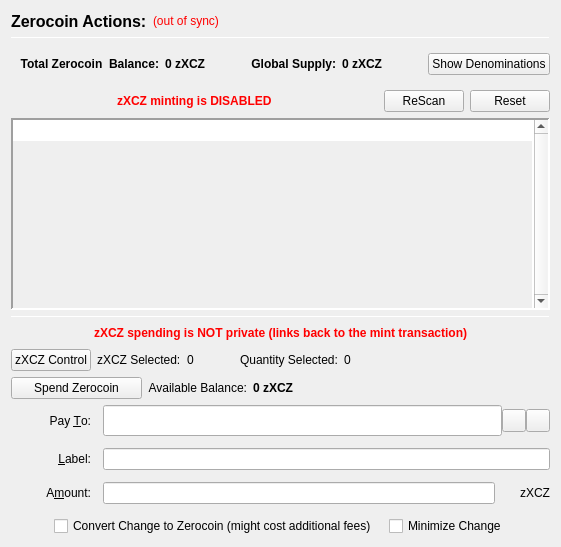
                  <widget class="QFrame" name="verticalFrameLeft">
                   <layout class="QVBoxLayout" name="verticalLayout_2">
                    <item>
                     <layout class="QVBoxLayout" name="verticalLayout_3">
                      <item>
                       <layout class="QHBoxLayout" name="horizontalLayout_3">
                        <item>
                         <widget class="QLabel" name="labelzXCZActions">
                          <property name="font">
                           <font>
                            <pointsize>12</pointsize>
                            <weight>75</weight>
                            <bold>true</bold>
                           </font>
                          </property>
                          <property name="text">
                           <string>Zerocoin Actions:</string>
                          </property>
                          <property name="alignment">
                           <set>Qt::AlignLeading|Qt::AlignLeft|Qt::AlignVCenter</set>
                          </property>
                         </widget>
                        </item>
                        <item>
                         <widget class="QLabel" name="labelzXCZSyncStatus">
                          <property name="toolTip">
                           <string>The displayed information may be out of date. Your wallet automatically synchronizes with the XChainZ network after a connection is established, but this process has not completed yet.</string>
                          </property>
                          <property name="styleSheet">
                           <string notr="true">QLabel { color: red; }</string>
                          </property>
                          <property name="text">
                           <string notr="true">(out of sync)</string>
                          </property>
                          <property name="alignment">
                           <set>Qt::AlignLeading|Qt::AlignLeft|Qt::AlignVCenter</set>
                          </property>
                         </widget>
                        </item>
                        <item>
                         <spacer name="horizontalSpacer">
                          <property name="orientation">
                           <enum>Qt::Horizontal</enum>
                          </property>
                          <property name="sizeHint" stdset="0">
                           <size>
                            <width>40</width>
                            <height>20</height>
                           </size>
                          </property>
                         </spacer>
                        </item>
                       </layout>
                      </item>
                      <item>
                       <widget class="Line" name="lineUpperLeft">
                        <property name="minimumSize">
                         <size>
                          <width>0</width>
                          <height>1</height>
                         </size>
                        </property>
                        <property name="maximumSize">
                         <size>
                          <width>16777215</width>
                          <height>1</height>
                         </size>
                        </property>
                        <property name="frameShadow">
                         <enum>QFrame::Sunken</enum>
                        </property>
                        <property name="orientation">
                         <enum>Qt::Horizontal</enum>
                        </property>
                       </widget>
                      </item>
                      <item>
                       <widget class="QFrame" name="balanceSupplyFrame">
                        <layout class="QHBoxLayout" name="horizontalLayout_2" stretch="0,0,0,1,0">
                         <property name="rightMargin">
                          <number>0</number>
                         </property>
                         <item>
                          <layout class="QHBoxLayout" name="horizontalLayout_34">
                           <item>
                            <widget class="QLabel" name="labelzAvailableText_3">
                             <property name="font">
                              <font>
                               <weight>75</weight>
                               <bold>true</bold>
                              </font>
                             </property>
                             <property name="toolTip">
                              <string>Total Balance including unconfirmed and immature zXCZ</string>
                             </property>
                             <property name="text">
                              <string>Total Zerocoin  Balance:</string>
                             </property>
                             <property name="alignment">
                              <set>Qt::AlignRight|Qt::AlignTrailing|Qt::AlignVCenter</set>
                             </property>
                            </widget>
                           </item>
                           <item>
                            <widget class="QLabel" name="labelzAvailableAmount_4">
                             <property name="minimumSize">
                              <size>
                               <width>40</width>
                               <height>0</height>
                              </size>
                             </property>
                             <property name="font">
                              <font>
                               <weight>75</weight>
                               <bold>true</bold>
                              </font>
                             </property>
                             <property name="toolTip">
                              <string>Total Balance including unconfirmed and immature zXCZ</string>
                             </property>
                             <property name="text">
                              <string>0 zXCZ</string>
                             </property>
                             <property name="alignment">
                              <set>Qt::AlignLeading|Qt::AlignLeft|Qt::AlignVCenter</set>
                             </property>
                            </widget>
                           </item>
                          </layout>
                         </item>
                         <item>
                          <spacer name="horizontalSpacer_32">
                           <property name="orientation">
                            <enum>Qt::Horizontal</enum>
                           </property>
                           <property name="sizeHint" stdset="0">
                            <size>
                             <width>40</width>
                             <height>20</height>
                            </size>
                           </property>
                          </spacer>
                         </item>
                         <item>
                          <layout class="QHBoxLayout" name="horizontalLayout_35">
                           <item>
                            <widget class="QLabel" name="labelZsupplyText_2">
                             <property name="font">
                              <font>
                               <weight>75</weight>
                               <bold>true</bold>
                              </font>
                             </property>
                             <property name="text">
                              <string>Global Supply:</string>
                             </property>
                             <property name="alignment">
                              <set>Qt::AlignRight|Qt::AlignTrailing|Qt::AlignVCenter</set>
                             </property>
                            </widget>
                           </item>
                           <item>
                            <widget class="QLabel" name="labelZsupplyAmount_2">
                             <property name="font">
                              <font>
                               <weight>75</weight>
                               <bold>true</bold>
                              </font>
                             </property>
                             <property name="text">
                              <string>0 zXCZ</string>
                             </property>
                            </widget>
                           </item>
                          </layout>
                         </item>
                         <item>
                          <spacer name="horizontalSpacer_31">
                           <property name="orientation">
                            <enum>Qt::Horizontal</enum>
                           </property>
                           <property name="sizeHint" stdset="0">
                            <size>
                             <width>40</width>
                             <height>20</height>
                            </size>
                           </property>
                          </spacer>
                         </item>
                         <item>
                          <widget class="QPushButton" name="pushButtonShowDenoms">
                           <property name="toolTip">
                            <string>Show zXCZ denominations list</string>
                           </property>
                           <property name="text">
                            <string>Show Denominations</string>
                           </property>
                          </widget>
                         </item>
                        </layout>
                       </widget>
                      </item>
                      <item>
                       <layout class="QHBoxLayout" name="horizontalLayout_4">
                        <item>
                         <spacer name="horizontalSpacer_2">
                          <property name="orientation">
                           <enum>Qt::Horizontal</enum>
                          </property>
                          <property name="sizeHint" stdset="0">
                           <size>
                            <width>40</width>
                            <height>20</height>
                           </size>
                          </property>
                         </spacer>
                        </item>
                        <item>
                         <widget class="QLabel" name="label">
                          <property name="styleSheet">
                           <string notr="true">color: red;
font-weight: bold;</string>
                          </property>
                          <property name="text">
                           <string>zXCZ minting is DISABLED</string>
                          </property>
                         </widget>
                        </item>
                        <item>
                         <spacer name="horizontalSpacer_3">
                          <property name="orientation">
                           <enum>Qt::Horizontal</enum>
                          </property>
                          <property name="sizeHint" stdset="0">
                           <size>
                            <width>40</width>
                            <height>20</height>
                           </size>
                          </property>
                         </spacer>
                        </item>
                        <item>
                         <widget class="QPushButton" name="pushButtonMintReset">
                          <property name="maximumSize">
                           <size>
                            <width>80</width>
                            <height>16777215</height>
                           </size>
                          </property>
                          <property name="toolTip">
                           <string>Rescan the complete blockchain for  Zerocoin mints and their meta-data.</string>
                          </property>
                          <property name="text">
                           <string>ReScan</string>
                          </property>
                         </widget>
                        </item>
                        <item>
                         <widget class="QPushButton" name="pushButtonSpentReset">
                          <property name="maximumSize">
                           <size>
                            <width>80</width>
                            <height>16777215</height>
                           </size>
                          </property>
                          <property name="toolTip">
                           <string>Reset Zerocoin Wallet DB. Deletes transactions that did not make it into the blockchain.</string>
                          </property>
                          <property name="text">
                           <string>Reset</string>
                          </property>
                         </widget>
                        </item>
                       </layout>
                      </item>
                      <item>
                       <widget class="QPlainTextEdit" name="TEMintStatus">
                        <property name="font">
                         <font>
                          <pointsize>8</pointsize>
                         </font>
                        </property>
                        <property name="toolTip">
                         <string>Status and/or Mesages from the last Mint Action.</string>
                        </property>
                        <property name="frameShape">
                         <enum>QFrame::Panel</enum>
                        </property>
                        <property name="frameShadow">
                         <enum>QFrame::Sunken</enum>
                        </property>
                        <property name="lineWidth">
                         <number>2</number>
                        </property>
                        <property name="midLineWidth">
                         <number>2</number>
                        </property>
                        <property name="verticalScrollBarPolicy">
                         <enum>Qt::ScrollBarAlwaysOn</enum>
                        </property>
                        <property name="horizontalScrollBarPolicy">
                         <enum>Qt::ScrollBarAlwaysOff</enum>
                        </property>
                        <property name="readOnly">
                         <bool>true</bool>
                        </property>
                        <property name="plainText">
                         <string notr="true"/>
                        </property>
                        <property name="backgroundVisible">
                         <bool>true</bool>
                        </property>
                       </widget>
                      </item>
                      <item>
                       <widget class="Line" name="line">
                        <property name="minimumSize">
                         <size>
                          <width>0</width>
                          <height>1</height>
                         </size>
                        </property>
                        <property name="maximumSize">
                         <size>
                          <width>16777215</width>
                          <height>1</height>
                         </size>
                        </property>
                        <property name="orientation">
                         <enum>Qt::Horizontal</enum>
                        </property>
                       </widget>
                      </item>
                      <item>
                       <layout class="QHBoxLayout" name="horizontalLayout_7">
                        <item>
                         <spacer name="horizontalSpacer_18">
                          <property name="orientation">
                           <enum>Qt::Horizontal</enum>
                          </property>
                          <property name="sizeHint" stdset="0">
                           <size>
                            <width>40</width>
                            <height>20</height>
                           </size>
                          </property>
                         </spacer>
                        </item>
                        <item>
                         <widget class="QLabel" name="label_2">
                          <property name="styleSheet">
                           <string notr="true">color: red;
font-weight: bold;</string>
                          </property>
                          <property name="text">
                           <string>zXCZ spending is NOT private (links back to the mint transaction)</string>
                          </property>
                         </widget>
                        </item>
                        <item>
                         <spacer name="horizontalSpacer_30">
                          <property name="orientation">
                           <enum>Qt::Horizontal</enum>
                          </property>
                          <property name="sizeHint" stdset="0">
                           <size>
                            <width>40</width>
                            <height>20</height>
                           </size>
                          </property>
                         </spacer>
                        </item>
                       </layout>
                      </item>
                      <item>
                       <layout class="QHBoxLayout" name="horizontalLayout_24">
                        <property name="leftMargin">
                         <number>0</number>
                        </property>
                        <property name="bottomMargin">
                         <number>0</number>
                        </property>
                        <item>
                         <widget class="QPushButton" name="pushButtonZXczControl">
                          <property name="text">
                           <string>zXCZ Control</string>
                          </property>
                         </widget>
                        </item>
                        <item>
                         <widget class="QLabel" name="labelzXczSelected">
                          <property name="text">
                           <string>zXCZ Selected:</string>
                          </property>
                         </widget>
                        </item>
                        <item>
                         <widget class="QLabel" name="labelzXczSelected_int">
                          <property name="text">
                           <string>0</string>
                          </property>
                         </widget>
                        </item>
                        <item>
                         <spacer name="horizontalSpacer_17">
                          <property name="orientation">
                           <enum>Qt::Horizontal</enum>
                          </property>
                          <property name="sizeType">
                           <enum>QSizePolicy::Fixed</enum>
                          </property>
                          <property name="sizeHint" stdset="0">
                           <size>
                            <width>40</width>
                            <height>20</height>
                           </size>
                          </property>
                         </spacer>
                        </item>
                        <item>
                         <widget class="QLabel" name="labelQuantitySelected">
                          <property name="text">
                           <string>Quantity Selected:</string>
                          </property>
                         </widget>
                        </item>
                        <item>
                         <widget class="QLabel" name="labelQuantitySelected_int">
                          <property name="text">
                           <string>0</string>
                          </property>
                         </widget>
                        </item>
                        <item>
                         <spacer name="horizontalSpacer_19">
                          <property name="orientation">
                           <enum>Qt::Horizontal</enum>
                          </property>
                          <property name="sizeHint" stdset="0">
                           <size>
                            <width>40</width>
                            <height>20</height>
                           </size>
                          </property>
                         </spacer>
                        </item>
                       </layout>
                      </item>
                      <item>
                       <layout class="QHBoxLayout" name="horizontalLayout_6">
                        <item>
                         <widget class="QPushButton" name="pushButtonSpendzXCZ">
                          <property name="minimumSize">
                           <size>
                            <width>131</width>
                            <height>0</height>
                           </size>
                          </property>
                          <property name="toolTip">
                           <string>Spend Zerocoin. Without 'Pay To:' address creates payments to yourself.</string>
                          </property>
                          <property name="text">
                           <string>Spend Zerocoin</string>
                          </property>
                         </widget>
                        </item>
                        <item>
                         <widget class="QLabel" name="labelzXCZBalanceText">
                          <property name="toolTip">
                           <string>Available (mature and spendable) zXCZ for spending</string>
                          </property>
                          <property name="text">
                           <string>Available Balance:</string>
                          </property>
                          <property name="alignment">
                           <set>Qt::AlignRight|Qt::AlignTrailing|Qt::AlignVCenter</set>
                          </property>
                         </widget>
                        </item>
                        <item>
                         <widget class="QLabel" name="labelzAvailableAmount_2">
                          <property name="font">
                           <font>
                            <weight>75</weight>
                            <bold>true</bold>
                           </font>
                          </property>
                          <property name="toolTip">
                           <string>Available (mature and spendable) zXCZ for spending

zXCZ are mature when they have more than 20 confirmations AND more than 2 mints of the same denomination after them were minted</string>
                          </property>
                          <property name="text">
                           <string>0 zXCZ</string>
                          </property>
                          <property name="alignment">
                           <set>Qt::AlignLeading|Qt::AlignLeft|Qt::AlignVCenter</set>
                          </property>
                         </widget>
                        </item>
                        <item>
                         <spacer name="horizontalSpacer_4">
                          <property name="orientation">
                           <enum>Qt::Horizontal</enum>
                          </property>
                          <property name="sizeHint" stdset="0">
                           <size>
                            <width>40</width>
                            <height>20</height>
                           </size>
                          </property>
                         </spacer>
                        </item>
                       </layout>
                      </item>
                      <item>
                       <layout class="QGridLayout" name="gridLayout_7">
                        <property name="spacing">
                         <number>12</number>
                        </property>
                        <item row="0" column="0">
                         <widget class="QLabel" name="payToLabel">
                          <property name="minimumSize">
                           <size>
                            <width>80</width>
                            <height>0</height>
                           </size>
                          </property>
                          <property name="text">
                           <string>Pay &amp;To:</string>
                          </property>
                          <property name="alignment">
                           <set>Qt::AlignRight|Qt::AlignTrailing|Qt::AlignVCenter</set>
                          </property>
                          <property name="buddy">
                           <cstring>payTo</cstring>
                          </property>
                         </widget>
                        </item>
                        <item row="0" column="1">
                         <layout class="QHBoxLayout" name="payToLayout">
                          <property name="spacing">
                           <number>0</number>
                          </property>
                          <item>
                           <widget class="QValidatedLineEdit" name="payTo">
                            <property name="enabled">
                             <bool>true</bool>
                            </property>
                            <property name="minimumSize">
                             <size>
                              <width>0</width>
                              <height>31</height>
                             </size>
                            </property>
                            <property name="toolTip">
                             <string>The XChainZ address to send the payment to. Creates local payment to yourself when empty.</string>
                            </property>
                           </widget>
                          </item>
                          <item>
                           <widget class="QToolButton" name="addressBookButton">
                            <property name="toolTip">
                             <string>Choose previously used address</string>
                            </property>
                            <property name="text">
                             <string/>
                            </property>
                            <property name="icon">
                             <iconset resource="../xchainz.qrc">
                              <normaloff>:/icons/address-book</normaloff>:/icons/address-book</iconset>
                            </property>
                            <property name="shortcut">
                             <string>Alt+A</string>
                            </property>
                           </widget>
                          </item>
                          <item>
                           <widget class="QToolButton" name="pasteButton">
                            <property name="toolTip">
                             <string>Paste address from clipboard</string>
                            </property>
                            <property name="text">
                             <string/>
                            </property>
                            <property name="icon">
                             <iconset resource="../xchainz.qrc">
                              <normaloff>:/icons/editpaste</normaloff>:/icons/editpaste</iconset>
                            </property>
                            <property name="shortcut">
                             <string>Alt+P</string>
                            </property>
                           </widget>
                          </item>
                         </layout>
                        </item>
                        <item row="1" column="0">
                         <widget class="QLabel" name="labelLabel">
                          <property name="minimumSize">
                           <size>
                            <width>80</width>
                            <height>0</height>
                           </size>
                          </property>
                          <property name="text">
                           <string>&amp;Label:</string>
                          </property>
                          <property name="alignment">
                           <set>Qt::AlignRight|Qt::AlignTrailing|Qt::AlignVCenter</set>
                          </property>
                          <property name="buddy">
                           <cstring>addAsLabel</cstring>
                          </property>
                         </widget>
                        </item>
                        <item row="1" column="1">
                         <widget class="QLineEdit" name="addAsLabel">
                          <property name="toolTip">
                           <string>Enter a label for this address to add it to the list of used addresses</string>
                          </property>
                         </widget>
                        </item>
                        <item row="2" column="0">
                         <widget class="QLabel" name="amountLabel">
                          <property name="minimumSize">
                           <size>
                            <width>80</width>
                            <height>0</height>
                           </size>
                          </property>
                          <property name="text">
                           <string>A&amp;mount:</string>
                          </property>
                          <property name="alignment">
                           <set>Qt::AlignRight|Qt::AlignTrailing|Qt::AlignVCenter</set>
                          </property>
                          <property name="buddy">
                           <cstring>zXCZpayAmount</cstring>
                          </property>
                         </widget>
                        </item>
                        <item row="2" column="1">
                         <layout class="QHBoxLayout" name="horizontalLayout_9">
                          <property name="spacing">
                           <number>0</number>
                          </property>
                          <item>
                           <widget class="QLineEdit" name="zXCZpayAmount"/>
                          </item>
                          <item>
                           <widget class="QLabel" name="labelzXCZ">
                            <property name="minimumSize">
                             <size>
                              <width>55</width>
                              <height>0</height>
                             </size>
                            </property>
                            <property name="text">
                             <string>zXCZ</string>
                            </property>
                            <property name="alignment">
                             <set>Qt::AlignRight|Qt::AlignTrailing|Qt::AlignVCenter</set>
                            </property>
                           </widget>
                          </item>
                         </layout>
                        </item>
                        <item row="3" column="0" colspan="2">
                         <layout class="QHBoxLayout" name="horizontalLayout_10">
                          <item>
                           <spacer name="horizontalSpacer_5">
                            <property name="orientation">
                             <enum>Qt::Horizontal</enum>
                            </property>
                            <property name="sizeHint" stdset="0">
                             <size>
                              <width>40</width>
                              <height>20</height>
                             </size>
                            </property>
                           </spacer>
                          </item>
                          <item>
                           <widget class="QCheckBox" name="checkBoxMintChange">
                            <property name="sizePolicy">
                             <sizepolicy hsizetype="MinimumExpanding" vsizetype="Fixed">
                              <horstretch>0</horstretch>
                              <verstretch>0</verstretch>
                             </sizepolicy>
                            </property>
                            <property name="layoutDirection">
                             <enum>Qt::LeftToRight</enum>
                            </property>
                            <property name="text">
                             <string>Convert Change to Zerocoin (might cost additional fees)</string>
                            </property>
                           </widget>
                          </item>
                          <item>
                           <widget class="QCheckBox" name="checkBoxMinimizeChange">
                            <property name="toolTip">
                             <string>If checked, the wallet tries to minimize the returning change instead of minimizing the number of spent denominations.</string>
                            </property>
                            <property name="text">
                             <string>Minimize Change</string>
                            </property>
                           </widget>
                          </item>
                          <item>
                           <spacer name="horizontalSpacer_6">
                            <property name="orientation">
                             <enum>Qt::Horizontal</enum>
                            </property>
                            <property name="sizeHint" stdset="0">
                             <size>
                              <width>40</width>
                              <height>20</height>
                             </size>
                            </property>
                           </spacer>
                          </item>
                         </layout>
                        </item>
                       </layout>
                      </item>
                     </layout>
                    </item>
                   </layout>
                  </widget>
